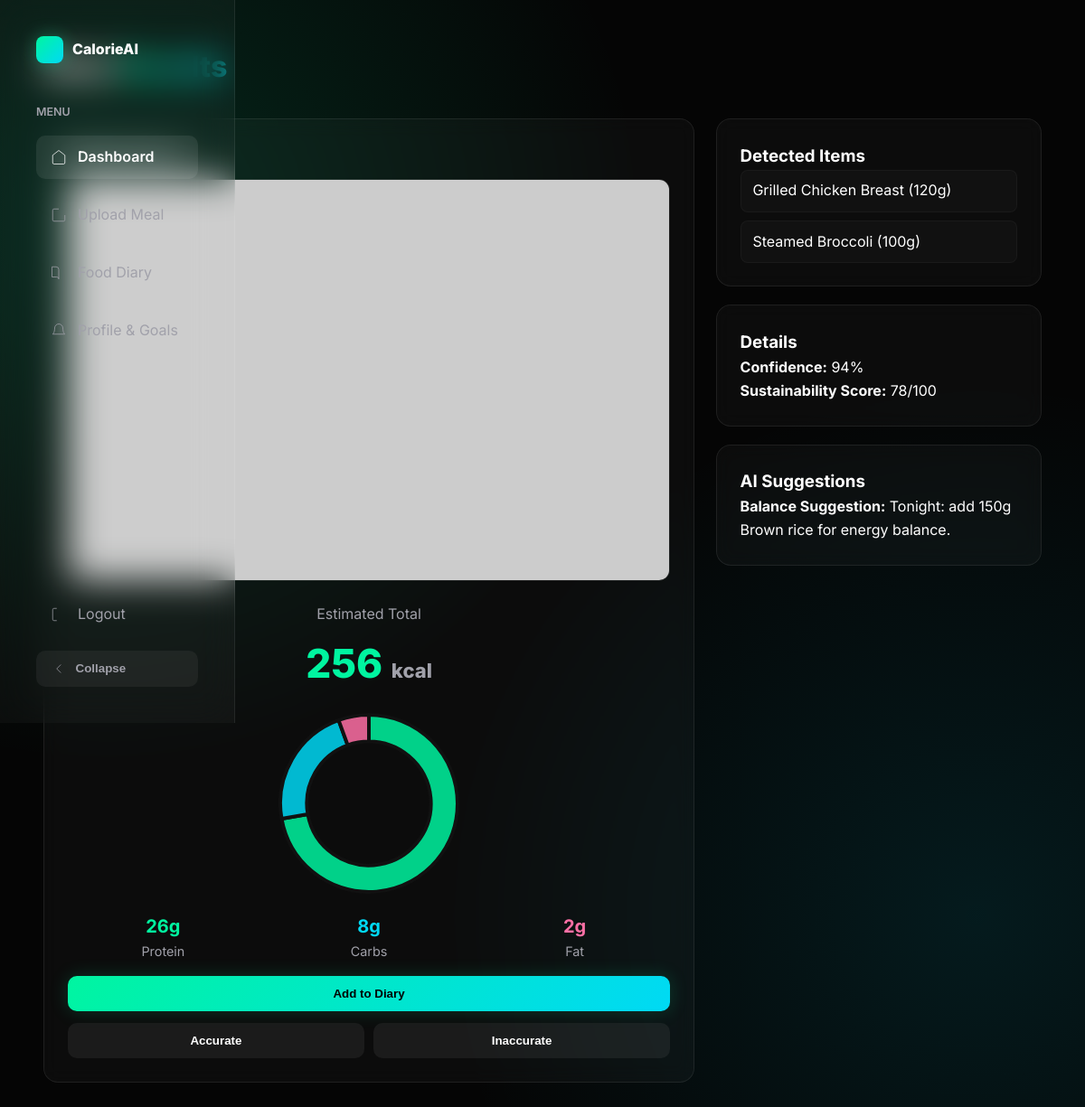
The page /public/result.php?mid=1 (signed in) on the database its author committed.
### tables this page shows
CREATE TABLE meals (
    id INT AUTO_INCREMENT PRIMARY KEY,
    user_id INT NOT NULL,
    image_path VARCHAR(255) NOT NULL,
    detected_items JSON NOT NULL,
    calories FLOAT NOT NULL,
    macros JSON NOT NULL,
    confidence FLOAT,
    portion_grams FLOAT,
    suggestion TEXT,
    waste_score INT,
    is_leftover TINYINT(1) DEFAULT 0,
    created_at DATETIME DEFAULT CURRENT_TIMESTAMP,
    FOREIGN KEY (user_id) REFERENCES users(id) ON DELETE CASCADE
);

### app/lib/db.php (called while the page is built, shortened)
<?php
class DB {
    public static function conn() {
        static $pdo;
        if ($pdo === null) {
            $dsn = "mysql:host=sql100.infinityfree.com;dbname=if0_40061703_ai;charset=utf8mb4";
            $username = 'if0_40061703';
            $password = 'RC7ihZAkxMTVle';
            $pdo = new PDO($dsn, $username, $password, [
                PDO::ATTR_ERRMODE => PDO::ERRMODE_EXCEPTION,
                PDO::ATTR_DEFAULT_FETCH_MODE => PDO::FETCH_ASSOC,
            ]);
        }
        return $pdo;
    }
}
?>

### app/models/Meal.php (called while the page is built, shortened)
<?php
require_once __DIR__ . '/../lib/db.php';
class Meal {
    public static function find($meal_id) {
        $q = DB::conn()->prepare('SELECT * FROM meals WHERE id = ?');
        $q->execute([$meal_id]);
        return $q->fetch();
    }
}
?>

### public/result.php (the view, shortened to what this page needs)
<?php
require_once __DIR__ . '/../app/models/Meal.php';
$meal = null;
$data = [];
$macros = [];
$error = null;
if (!isset($_GET['mid'])) {
    $error = "No meal ID specified.";
} else {
    try {
        $meal = Meal::find($_GET['mid']);
        if (!$meal) {
            $error = "Meal not found.";
        } else {
            $data = $meal['detected_items'] ? json_decode($meal['detected_items'], true) : [];
            $macros = $meal['macros'] ? json_decode($meal['macros'], true) : [];
            $macros['protein'] = isset($macros['protein']) ? $macros['protein'] : 0;
            $macros['carb']    = isset($macros['carb'])    ? $macros['carb']    : 0;
            $macros['fat']     = isset($macros['fat'])     ? $macros['fat']     : 0;
        }
    } catch (Exception $e) {
        $error = "Error fetching meal data: " . $e->getMessage();
    }
}
?>
<!DOCTYPE html>
<html lang="en">
<head>
</head>
<body>
  <div class="dashboard-wrapper" id="dashboardWrapper">
    <aside class="sidebar" id="sidebar" aria-label="Main sidebar">
      <div>
        <a href="index.html" class="logo" aria-label="Calorie AI Home">
          <div class="logo-icon" aria-hidden="true"></div>
          <span class="logo-text">CalorieAI</span>
        </a>
        <nav class="sidebar-nav" aria-label="Primary navigation">
          <div class="sidebar-nav-title" style="margin-top:1.25rem">Menu</div>
          <a href="dashboard.php" class="active">
            <svg width="18" height="18" viewBox="0 0 24 24" fill="none" stroke="currentColor"><path d="M3 9l9-7 9 7v11a2 2 0 0 1-2 2H5a2 2 0 0 1-2-2z"/></svg>
            <span class="link-text">Dashboard</span>
          </a>
          <a href="upload.php">
            <svg width="18" height="18" viewBox="0 0 24 24" fill="none" stroke="currentColor"><path d="M21 12v7a2 2 0 0 1-2 2H5a2 2 0 0 1-2-2V5a2 2 0 0 1 2-2h7"/></svg>
            <span class="link-text">Upload Meal</span>
          </a>
          <a href="diary.php">
            <svg width="18" height="18" viewBox="0 0 24 24" fill="none" stroke="currentColor"><path d="M2 3h6a4 4 0 0 1 4 4v14a3 3 0 0 0-3-3H2z"/></svg>
            <span class="link-text">Food Diary</span>
          </a>
          <a href="profile.php">
            <svg width="18" height="18" viewBox="0 0 24 24" fill="none" stroke="currentColor"><path d="M18 8A6 6 0 0 0 6 8c0 7-3 9-3 9h18s-3-2-3-9"/></svg>
            <span class="link-text">Profile & Goals</span>
          </a>
        </nav>
      </div>
      <div>
        <nav class="sidebar-nav user-menu" aria-label="User menu">
          <a href="login.php?logout=1">
            <svg width="18" height="18" viewBox="0 0 24 24" fill="none" stroke="currentColor"><path d="M9 21H5a2 2 0 0 1-2-2V5a2 2 0 0 1 2-2h4"/></svg>
            <span class="link-text">Logout</span>
          </a>
        </nav>
        <button class="sidebar-toggle" id="sidebarToggle" aria-label="Toggle sidebar" aria-expanded="false">
          <svg width="18" height="18" viewBox="0 0 24 24" fill="none" stroke="currentColor"><polyline points="15 18 9 12 15 6"></polyline></svg>
          <span class="link-text">Collapse</span>
        </button>
      </div>
    </aside>
    <main class="dashboard-content" id="mainContent" role="main">
      <div class="header-bar">
        <h1 id="upload-heading">Meal <span style="background: var(--accent-gradient); -webkit-background-clip:text; -webkit-text-fill-color:transparent;">Results</span></h1>
      </div>
      <?php if ($error): ?>
        <div class="err" role="alert">
          <?= htmlspecialchars($error, ENT_QUOTES) ?>
          <div style="margin-top:1rem;"><a href="dashboard.php" class="btn btn-ghost" style="width:auto;">Back to Dashboard</a></div>
        </div>
      <?php elseif ($meal): ?>
        <div class="widget-grid" aria-live="polite">
          <section class="glass-card" aria-labelledby="meal-heading">
            <h2 id="meal-heading" style="margin-top:0; margin-bottom:0.75rem; font-size:1.1rem;">Meal Summary</h2>
            <img src="<?= htmlspecialchars($meal['image_path'] ?? '', ENT_QUOTES) ?>" alt="Meal image" class="meal-image" onerror="this.src='https://placehold.co/600x400/111111/a1a1aa?text=Meal+Image';">
            <div class="main-stat">
              <span class="label">Estimated Total</span>
              <div class="value"><?= round($meal['calories'] ?? 0, 1) ?> <small style="font-size:0.5em; color:var(--text-secondary)">kcal</small></div>
            </div>
            <div class="chart-wrap" role="img" aria-label="Macro breakdown">
              <canvas id="macroChart" aria-hidden="false"></canvas>
            </div>
            <div class="macros-grid" role="list">
              <div class="macro-stat" role="listitem">
                <div class="value" style="color:#00f5a0;"><?= htmlspecialchars($macros['protein'], ENT_QUOTES) ?><span class="unit">g</span></div>
                <div class="label">Protein</div>
              </div>
              <div class="macro-stat" role="listitem">
                <div class="value" style="color:#00d9f5;"><?= htmlspecialchars($macros['carb'], ENT_QUOTES) ?><span class="unit">g</span></div>
                <div class="label">Carbs</div>
              </div>
              <div class="macro-stat" role="listitem">
                <div class="value" style="color:#ff70a6;"><?= htmlspecialchars($macros['fat'], ENT_QUOTES) ?><span class="unit">g</span></div>
                <div class="label">Fat</div>
              </div>
            </div>
            <form method="POST" action="diary.php" style="margin-top:.6rem;">
              <button type="submit" class="btn btn-primary">Add to Diary</button>
            </form>
            <div style="margin-top:.8rem; display:grid; grid-template-columns:1fr 1fr; gap:.6rem;">
              <button type="button" class="btn btn-ghost" onclick="rateMeal('accurate')">Accurate</button>
              <button type="button" class="btn btn-ghost" onclick="rateMeal('inaccurate')">Inaccurate</button>
            </div>
          </section>
          <aside class="side">
            <div class="widget-card glass-card" role="region" aria-labelledby="detected-items">
              <h3 id="detected-items">Detected Items</h3>
              <?php if (!empty($data)): ?>
                <ul>
                  <?php foreach ($data as $item): ?>
                    <li><?= htmlspecialchars($item['name'] ?? 'Item', ENT_QUOTES) ?> (<?= htmlspecialchars($item['grams'] ?? 'N/A', ENT_QUOTES) ?>g)</li>
                  <?php endforeach; ?>
                </ul>
              <?php else: ?>
                <p>No individual items were detected.</p>
              <?php endif; ?>
            </div>
            <div class="widget-card glass-card">
              <h3>Details</h3>
              <p><strong>Confidence:</strong> <?= isset($meal['confidence']) ? round($meal['confidence']*100,1) . '%' : 'N/A' ?></p>
              <p><strong>Sustainability Score:</strong> <?= htmlspecialchars($meal['waste_score'] ?? '—', ENT_QUOTES) ?>/100</p>
            </div>
            <div class="widget-card glass-card">
              <h3>AI Suggestions</h3>
              <p class="suggestion"><strong>Balance Suggestion:</strong> <?= htmlspecialchars($meal['suggestion'] ?? 'No suggestions available.', ENT_QUOTES) ?></p>
            </div>
          </aside>
        </div>
      <?php endif; ?>
    </main>
  </div>
</body>
</html>

### public/result.php (style rules this page uses)
:root { --bg-main: #050505; --bg-secondary: #111111; --text-primary: #ffffff; --text-secondary: #a1a1aa; --accent-glow: #00f5a0; --accent-gradient: linear-gradient(135deg, #00f5a0, #00d9f5); --danger-glow: #ff4d80; --sidebar-width: 260px; --sidebar-width-collapsed: 90px; }
* { box-sizing: border-box; margin: 0; padding: 0; }
html, body { height: 100%; }
body { background-color: var(--bg-main); color: var(--text-primary); font-family: 'Inter', sans-serif; line-height: 1.6; overflow-x: hidden; background-image: radial-gradient(circle at 10% 20%, rgba(0,245,160,0.15), transparent 40%), radial-gradient(circle at 90% 80%, rgba(0,217,245,0.1), transparent 40%); background-repeat: no-repeat; background-attachment: fixed; }
.dashboard-wrapper { display: flex; width: 100%; min-height: 100vh; }
.sidebar { width: var(--sidebar-width); height: 100vh; position: fixed; top: 0; left: 0; background: rgba(255,255,255,0.03); border-right: 1px solid rgba(255,255,255,0.08); backdrop-filter: blur(20px); -webkit-backdrop-filter: blur(20px); padding: 2.5rem; display: flex; flex-direction: column; justify-content: space-between; z-index: 10; transition: width 0.28s ease; overflow-y: auto; }
.logo { display: flex; align-items: center; gap: 10px; text-decoration: none; color: var(--text-primary); font-weight:800; }
.logo-icon { width: 30px; height: 30px; background: var(--accent-gradient); border-radius: 8px; box-shadow: 0 0 20px rgba(0,245,160,0.28); flex-shrink:0; }
.logo-text { transition: opacity .18s ease; white-space:nowrap; }
.sidebar-nav { display: flex; flex-direction: column; gap: 1rem; margin-top: 1.5rem; }
.sidebar-nav-title { color: var(--text-secondary); font-weight: 600; text-transform: uppercase; font-size: .78rem; }
.sidebar-nav a { color: var(--text-secondary); text-decoration: none; display:flex; gap:.75rem; align-items:center; padding:.7rem 1rem; border-radius:10px; transition: all .18s ease; white-space:nowrap; }
.sidebar-nav a.active { background: rgba(255,255,255,0.08); color: var(--text-primary); font-weight:600; }
.sidebar-toggle { background: rgba(255,255,255,0.05); border: none; color: var(--text-secondary); font-weight: 600; padding: .7rem 1rem; border-radius: 10px; cursor: pointer; display:flex; gap:.6rem; align-items:center; width: 100%; margin-top: 1rem; transition: all .18s ease; }
.sidebar-toggle svg { transition: transform .25s ease; flex-shrink:0; }
.dashboard-content { flex-grow: 1; padding-left: var(--sidebar-width); min-height: 100vh; padding: 3rem; transition: padding-left 0.28s ease; }
.header-bar { margin-bottom: 2rem; }
.header-bar h1 { font-size: 2rem; font-weight: 800; }
.glass-card { background: rgba(255,255,255,0.03); border: 1px solid rgba(255,255,255,0.08); border-radius: 16px; padding: 1.6rem; margin-bottom: 1.25rem; backdrop-filter: blur(10px); }
.widget-grid { display: grid; grid-template-columns: 2fr 1fr; gap: 1.5rem; align-items:start; }
.meal-image { width:100%; border-radius:12px; border:1px solid rgba(255,255,255,0.08); margin-bottom:1rem; object-fit:cover; }
.main-stat { text-align:center; margin-bottom:1.25rem; }
.main-stat .label { color: var(--text-secondary); margin-bottom: .4rem; display:block; }
.main-stat .value { font-size:2.75rem; font-weight:800; color: var(--accent-glow); }
.macros-grid { display:grid; grid-template-columns: repeat(3,1fr); gap:1rem; margin-bottom:1rem; text-align:center; }
.macro-stat .value { font-size:1.25rem; font-weight:700; }
.macro-stat .label { font-size:.9rem; color:var(--text-secondary); }
.chart-wrap { height:200px; max-width:200px; margin: 0 auto 1.25rem auto; position:relative; }
.btn { padding:.75rem 1rem; border-radius:10px; cursor:pointer; font-weight:600; border:none; display:inline-block; width:100%; text-align:center; }
.btn-primary { background: var(--accent-gradient); color:#000; box-shadow:0 0 20px rgba(0,245,160,0.18); }
.btn-ghost { background: rgba(255,255,255,0.06); color:var(--text-primary); }
.widget-card ul { list-style:none; padding-left:0; margin:0; display:flex; flex-direction:column; gap:.6rem; }
.widget-card li { background: var(--bg-secondary); padding:.6rem .8rem; border-radius:8px; border:1px solid rgba(255,255,255,0.04); color:var(--text-primary); }

### rows shown on the page
meals: calories "256", $meal['confidence']*100 "94", waste_score "78", suggestion "Tonight: add 150g Brown rice for energy balance."

### other values the page prints
$macros['protein'] "26"
$macros['carb'] "8"
$macros['fat'] "2"
$item['name'] "Grilled Chicken Breast"
$item['grams'] "120"
$item['name'] "Steamed Broccoli"
$item['grams'] "100"
chart data {{ json_encode($meal['ab_group'] ?? 'A') }} "A"
